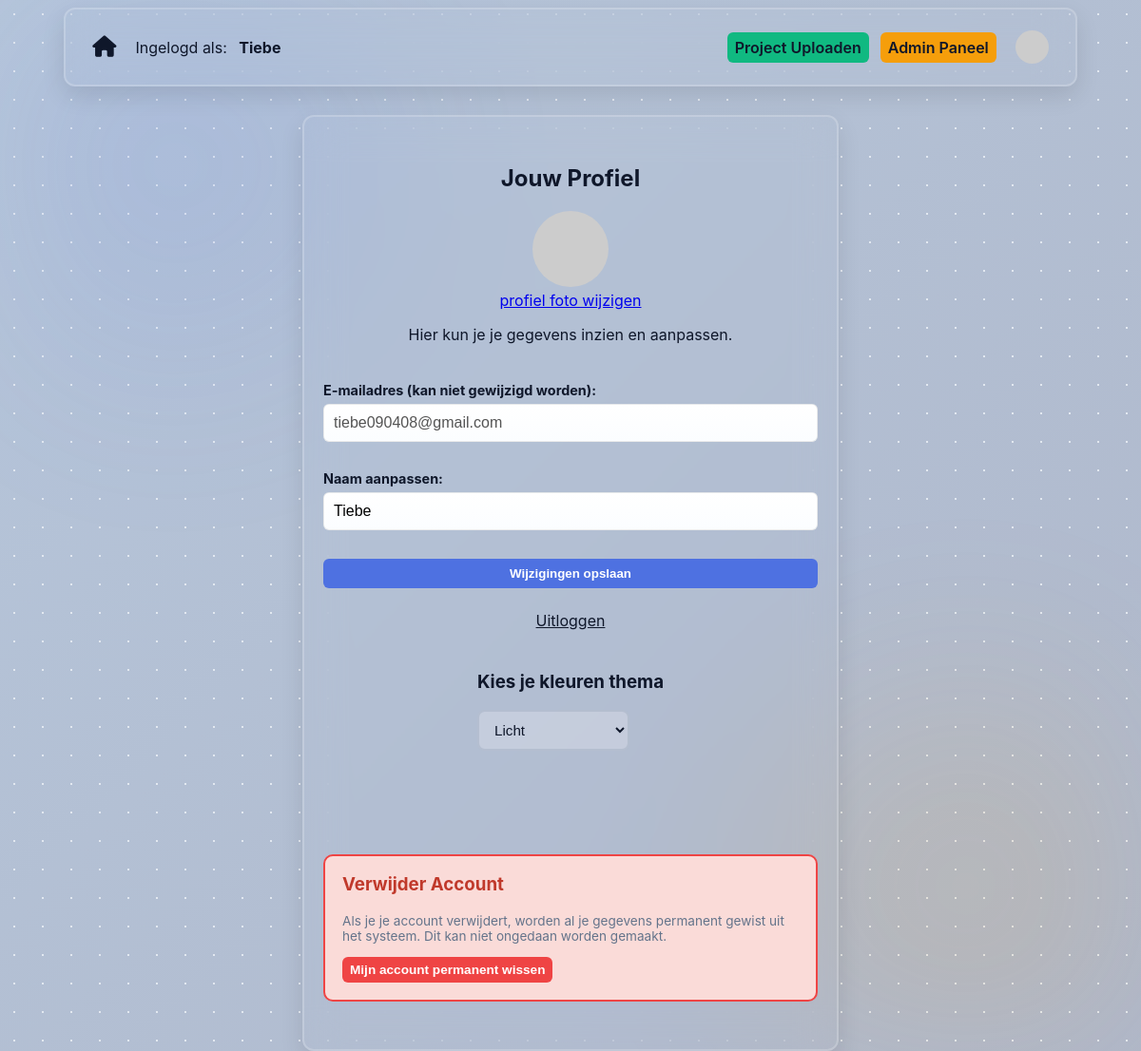
Page /profile (signed in) on the earlier database version.
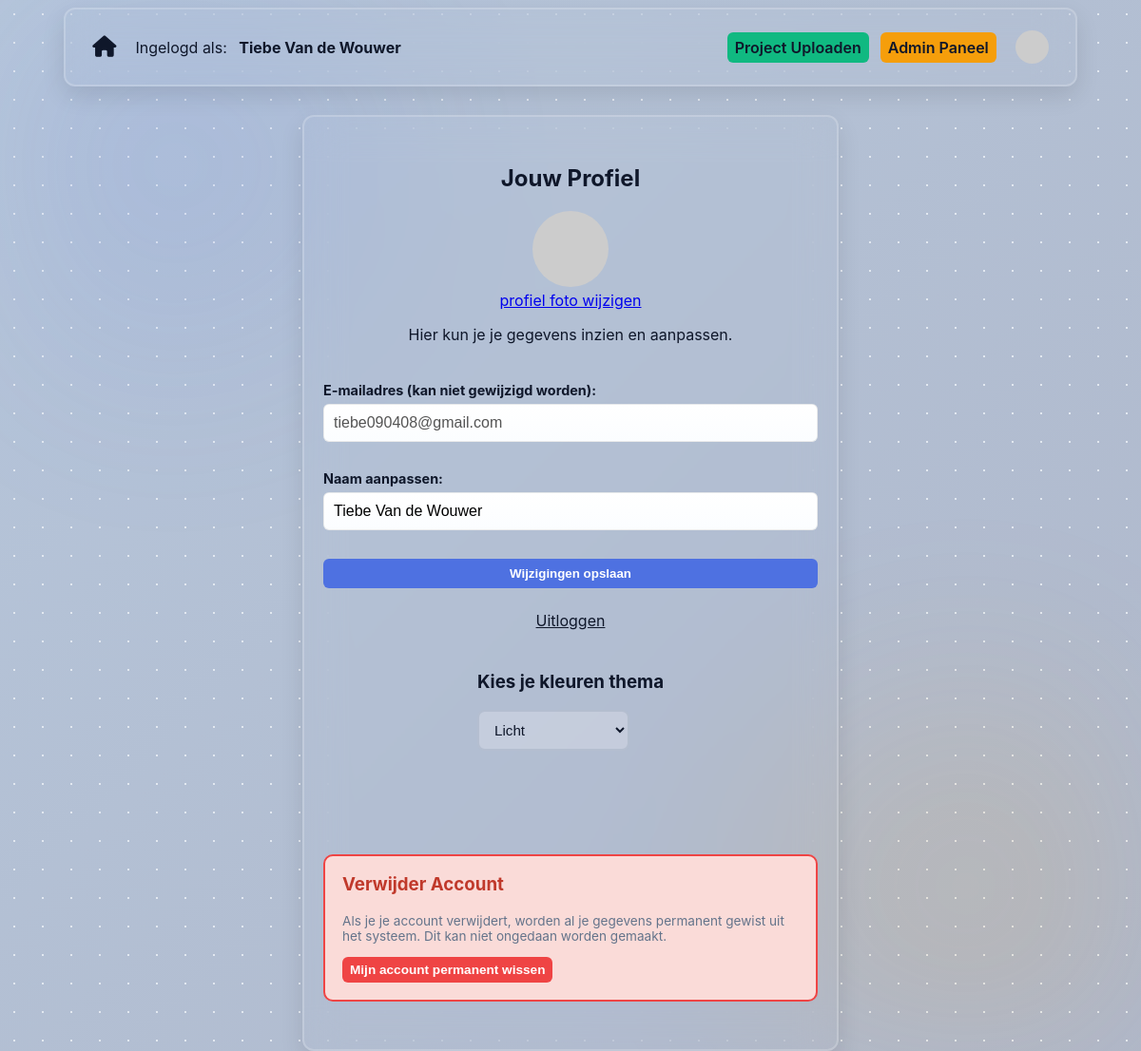
Same page on the later database version.
### tables this page shows
CREATE TABLE users (
            id INTEGER PRIMARY KEY AUTOINCREMENT,
            name TEXT NOT NULL,
            email TEXT UNIQUE NOT NULL,
            password_hash TEXT NOT NULL,
            verified INTEGER DEFAULT 0,
            role TEXT DEFAULT 'user'  -- HIERMEE HOUDEN WE DE ROL BIJ
        );

### app.py (the view, shortened to what this page needs)
@app.route('/profile', methods=['GET', 'POST'])
def profile():
    if 'user_id' not in session:
        return redirect(url_for('login'))
    conn = get_db_connection()
    db = conn.cursor()
    user = db.execute("SELECT * FROM users WHERE id = ?", (session['user_id'],)).fetchone()
    conn.close()
    success_msg = "Profiel succesvol bijgewerkt!" if request.method == 'POST' else None
    return render_template('profile.html', user=user, success=success_msg)

### app.py (called while the page is built)
def get_db_connection():
    conn = sqlite3.connect('registrants.db')
    conn.row_factory = sqlite3.Row
    return conn

@app.context_processor
def inject_theme():
    theme = session.get('theme', 'light')
    if theme not in ['light', 'dark', 'ocean', 'dark-neon', 'soft-nature', 'sunset', 'frosted-ice', 'retro-gaming', 'coffee', 'cyberpunk']:
        theme = 'light'
    return {'theme_class': theme}

@app.context_processor
def inject_gravatar():
    email = session.get('user_email', '')
    if email:
        clean_email = email.strip().lower()
        gravatar_hash = hashlib.md5(clean_email.encode('utf-8')).hexdigest()
        avatar_url = f"https://www.gravatar.com/avatar/{gravatar_hash}?s=150&d=mp"
    else:
        avatar_url = "https://www.gravatar.com/avatar/00000000000000000000000000000000?d=mp&f=y"
    return {'user_avatar': avatar_url}

### templates/profile.html (shortened to what this page needs)
{% extends "layout.html" %}
{% block content %}
<div class="profile-page">
    <div class="profile-header">
        <h2>Jouw Profiel</h2>
        <img src="{{ user_avatar }}" alt="Profielfoto" style="width: auto; height: auto; border-radius: 50%">
        <br>
        <a href="https://wordpress.com/log-in/link?client_id=1854&redirect_to=https%3A%2F%2Fpublic-api.wordpress.com%2Foauth2%2Fauthorize%3Fclient_id%3D1854%26response_type%3Dcode%26blog_id%3D0%26state%3Dc9ea38ffd0daa690a5e7c38bce82a3e17510c2ca6ff4dc092107dc4afbc6a9c3%26redirect_uri%3Dhttps%253A%252F%252Fgravatar.com%252Fconnect%252F%253Fredirect_to%253D%25252Fprofile%2526action%253Drequest_access_token%26from-calypso%3D1">
            profiel foto wijzigen
        </a>
        <p>Hier kun je je gegevens inzien en aanpassen.</p>
    </div>
    <form action="/profile" method="post" class="profile-form">
        <div class="input-group">
            <label><strong>E-mailadres (kan niet gewijzigd worden):</strong></label>
            <input type="email" value="{{ user['email'] }}" disabled>
        </div>
        <div class="input-group">
            <label><strong>Naam aanpassen:</strong></label>
            <input type="text" name="name" value="{{ user['name'] }}" required>
        </div>
        <button type="submit" class="btn btn-primary">Wijzigingen opslaan</button>
    </form>
    <a href="{{ url_for('logout') }}" style="color: var(--text);">Uitloggen</a>
    <div class="profile-theme-panel">
        <h3>Kies je kleuren thema</h3>
        <form action="{{ url_for('set_theme') }}" method="post" class="theme-form">
            <select id="theme-select" name="theme" onchange="this.form.submit()">
                <option value="light" {% if theme_class == 'light' %}selected{% endif %}>Licht</option>
            </select>
        </form>
    </div>
    <div class="alert-card alert-danger">
        <h3>Verwijder Account</h3>
        <p class="muted small">Als je je account verwijdert, worden al je gegevens permanent gewist uit het systeem. Dit kan niet ongedaan worden gemaakt.</p>
        <form action="/profile/delete_own_account" method="post" onsubmit="return confirm('Weet je het ABSOLUUT zeker? Je account wordt permanent gewist.');">
            <button type="submit" class="btn btn-danger small">Mijn account permanent wissen</button>
        </form>
    </div>
</div>
{% endblock %}

### templates/layout.html (shortened to what this page needs)
<!DOCTYPE html>
<html lang="nl">
<head>
    <link rel="stylesheet" href="{{ url_for('static', filename='style.css') }}">
    <link rel="stylesheet" href="https://cdnjs.cloudflare.com/ajax/libs/font-awesome/6.4.0/css/all.min.css">
</head>
<body class="{{ theme_class }}">
    <header>
        <nav>
            <div class="nav-links">
                <a href="{{ url_for('index') }}" class="icon-link" title="Home page">
                    <i class="fas fa-home"></i>
                </a>
                {% if session.user_id %}
                <span class="show-on-desktop">Ingelogd als: <a href="{{ url_for('profile') }}"><strong>{{ session.user_name }}</strong></a></span>
                {% endif %}
            </div>
            <div class="nav-links">
                {% if session.user_id %}
                    <a href="{{ url_for('upload_project') }}" class="btn btn-success">
                        <span class="show-on-desktop">Project Uploaden</span>
                    </a>
                    {% if session.user_role == 'admin' %}
                        <a href="/admin/dashboard" class="btn btn-accent">Admin Paneel</a>
                    {% endif %}
                {% endif %}
                <a href="/profile" class="icon-link" title="Profiel van {{ session.user_name }}">
                    {% if session.user_id %}
                        <img src="{{ user_avatar }}" alt="Profielfoto" class="avatar">
                    {% else %}
                        <i class="fa-solid fa-circle-user"></i>
                    {% endif %}
                </a>
            </div>
        </nav>
    </header>
    <main class="container">
        {% block content %}
        {% endblock %}
    </main>
</body>
</html>

Differences in the rows shown:
changed users "tiebe090408@gmail.com": user_name "Tiebe" → "Tiebe Van de Wouwer"; name "Tiebe" → "Tiebe Van de Wouwer"
